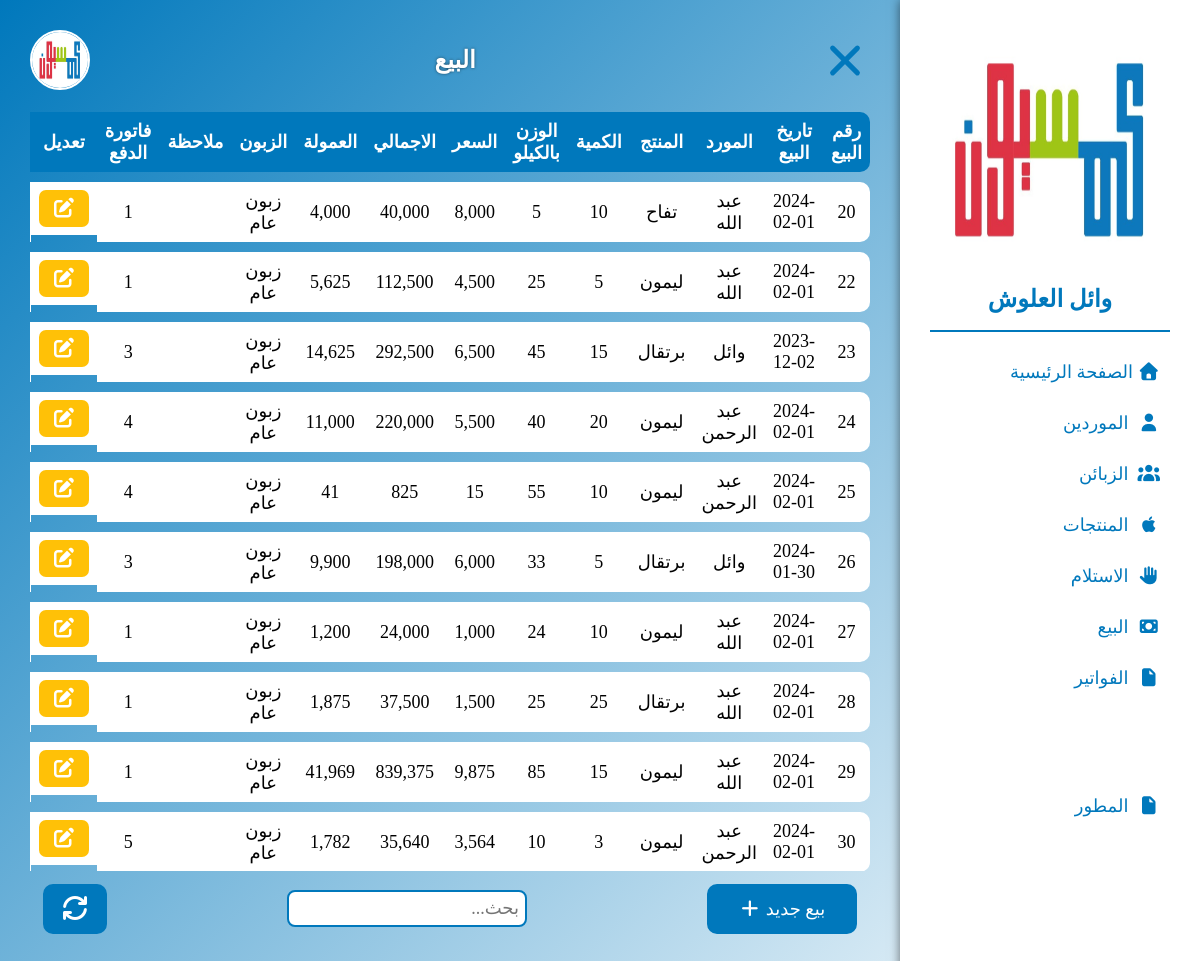
/sales.php (signed in), run on the app's committed database.
### tables this page shows
CREATE TABLE `sale` (
  `s_id` int(11) NOT NULL,
  `s_date` date NOT NULL,
  `f_id` int(11) NOT NULL,
  `p_id` int(11) NOT NULL,
  `s_quantity` int(11) NOT NULL,
  `s_weight` float NOT NULL,
  `s_price` float NOT NULL,
  `c_id` int(11) DEFAULT NULL,
  `pb_id` int(11) DEFAULT NULL,
  `s_notes` text NOT NULL
);

CREATE TABLE `farmer` (
  `f_id` int(11) NOT NULL,
  `f_name` varchar(30) NOT NULL,
  `f_phone` varchar(14) NOT NULL,
  `f_address` varchar(50) NOT NULL,
  `f_date` date NOT NULL,
  `f_note` text
);

CREATE TABLE `product` (
  `p_id` int(11) NOT NULL,
  `p_name` varchar(30) NOT NULL,
  `p_comm` float NOT NULL
);

CREATE TABLE `customer` (
  `c_id` int(11) NOT NULL,
  `c_name` varchar(30) NOT NULL,
  `c_phone` varchar(14) NOT NULL,
  `c_date` date NOT NULL,
  `c_note` text
);

### sales.php (the view, shortened to what this page needs)
<!DOCTYPE html>
<html>
<head>
    <?php include_once "includes/head.php"; ?>
</head>
<body>
    <?php include_once "includes/sider.php"; ?>
    <div class="container wid">
        <?php include_once "includes/header.php"; ?>
        <div id="table" class="table">
            <table >
                <thead>
                    <tr>
                        <th>رقم البيع</th>
                        <th>تاريخ البيع</th>
                        <th> المورد</th>
                        <th> المنتج</th>
                        <th>الكمية</th>
                        <th> الوزن بالكيلو</th>
                        <th>السعر</th>
                        <th> الاجمالي</th>
                        <th> العمولة</th>
                        <th> الزبون</th>
                        <th>ملاحظة</th>
                        <th>فاتورة الدفع</th>
                        <th>تعديل</th>
                    </tr>
                </thead>
                <tbody id="tbody">
                    <?php
                    include_once "includes/conn.php";
                    if ($conn) {
                        $sql = mysqli_query($conn, 'SELECT s_id,s_date,f_name,p_name,p_comm,s_quantity,s_weight,s_price,c_name,pb_id,s_notes FROM sale,farmer,product,customer WHERE s_id =s_id AND sale.f_id=farmer.f_id AND sale.p_id=product.p_id AND sale.c_id=customer.c_id ORDER BY s_id');
                        if (mysqli_num_rows($sql) > 0) {
                            while ($data = mysqli_fetch_assoc($sql)) {
                    ?>
                                <tr>
                                    <td><?php echo $data["s_id"]; ?></td>
                                    <td><?php echo $data["s_date"]; ?></td>
                                    <td><?php echo $data["f_name"]; ?></td>
                                    <td><?php echo $data["p_name"]; ?></td>
                                    <td><?php echo $data["s_quantity"]; ?></td>
                                    <td><?php echo $data["s_weight"]; ?></td>
                                    <td><?php echo number_format(round(($data["s_price"]),2)); ?></td>
                                    <td><?php echo number_format(round((($data["s_weight"])*$data["s_price"]),2)); ?></td>
                                    <td><?php echo number_format(round(((($data["s_weight"])*$data["s_price"])*$data["p_comm"]),2)); ?></td>
                                    <td><?php echo $data["c_name"]; ?></td>
                                    <td><?php echo $data["s_notes"]; ?></td>
                                    <td><?php echo $data["pb_id"]; ?></td>
                                    <td class="flex-c">
                                        <div class="edit" data-id="<?php echo $data["s_id"]; ?>" data-date="<?php echo $data["s_date"]; ?>"
                                        data-fname="<?php echo $data["f_name"]; ?>" data-pname="<?php echo $data["p_name"]; ?>"
                                        data-quantity="<?php echo $data["s_quantity"];?>" data-weight="<?php echo $data["s_weight"];?>"
                                        data-price="<?php echo $data["s_price"];?>" data-cname="<?php echo $data["c_name"]; ?>"
                                        data-notes="<?php echo $data["s_notes"];?>"data-pbid="<?php echo $data["pb_id"];?>"
                                        data-comm="<?php echo $data["p_comm"];?>">
                                            <i class="fa-solid fa-edit"></i>
                                        </div>
                                    </td>
                                </tr>
                    <?php
                            }
                        }
                    }
                    ?>
                </tbody>
            </table>
        </div>
        <div class="settings flex-b p10">
            <div id="btn-dialog-add" class="btn">بيع جديد <i class="fa-solid fa-plus"></i></div>
            <div class="input-box">
                <input type="text" id="search" name="search" autofocus placeholder="بحث...">
            </div>
            <a href="sales.php" class="btn btn-square">
                <i class="fa-solid fa-refresh"></i>
            </a>
        </div>
    </div>
</body>
</html>

### styles/main.css (style rules this page uses)
* { margin: 0; padding: 0; box-sizing: border-box; transition: all 0.3s; font-family: wael; }
html { scroll-behavior: smooth; direction: rtl; }
i.fa-solid, i.fa-brands { transition: none !important; }
:root { --main: #0078bc; --sub: #fff; --shd: #00000088; --val: 10px; --wrong: #dc3545; --sucs: #ffc107; }
.flex-c { display: flex; align-items: center; justify-content: center; flex-wrap: wrap; }
.flex-b { display: flex; align-items: center; justify-content: space-between; flex-wrap: wrap; }
.p10 { padding: var(--val); }
.btn { background-color: var(--main); color: var(--sub); padding: var(--val) 15px; margin: 3px; border-radius: var(--val); font-size: 18px; line-height: 26px; display: inline-block; text-align: center; cursor: pointer; transition: all .3s ease; border: 2px solid var(--main); outline: none; min-width: 150px; }
.btn-square { font-size: 24px; min-width: 50px !important; height: 50px !important; }
.container { width: 100%; height: 100vh; overflow: hidden; background: linear-gradient(135deg, var(--main), var(--sub)); padding: 30px; }
.container.wid { padding: 30px 330px 30px 30px; position: relative; }

### styles/navs.css (style rules this page uses)
.input-box { position: relative; display: inline-block; }
.input-box input, .input-box select, .input-box textarea { font-size: 18px; outline: none; border: 2px solid var(--main); padding: 6px; border-radius: 8px; width: 240px; }

### styles/table.css (style rules this page uses)
.table { width: 100%; height: 75vh; overflow: auto; }
.table table { width: 100%; border-spacing: 0 10px; }
.table table thead tr th { background-color: var(--main); color: var(--sub); font-size: 18px; padding: 8px; }
.table table thead tr th:first-child { border-radius: 0 10px 10px 0; }
.table table tbody tr td,.table table tfoot tr td { text-align: center; font-size: 18px; padding: 8px; background-color: var(--sub); }
.table table tbody tr td:first-child { border-radius: 0 10px 10px 0; }
.table .edit { color: var(--sub); background-color: var(--sucs); border-radius: 7px; font-size: 20px; width: 50px; padding: 7px; cursor: pointer; }
.settings { width: 100%; }

### data on the page
sale: s_id "20", s_date "2024-02-01", f.f_name "عبد الله", p.p_name "تفاح", s_quantity "10", s_weight "5", s_price "8,000", ($data["s_weight"])*$data["s_price"] "40,000", (($data["s_weight"])*$data["s_price"])*$data["p_comm"] "4,000", c.c_name "زبون عام", pb "1"
sale: s_id "22", s_date "2024-02-01", f.f_name "عبد الله", p.p_name "ليمون", s_quantity "5", s_weight "25", s_price "4,500", ($data["s_weight"])*$data["s_price"] "112,500", (($data["s_weight"])*$data["s_price"])*$data["p_comm"] "5,625", c.c_name "زبون عام", pb "1"
sale: s_id "23", s_date "2023-12-02", f.f_name "وائل", p.p_name "برتقال", s_quantity "15", s_weight "45", s_price "6,500", ($data["s_weight"])*$data["s_price"] "292,500", (($data["s_weight"])*$data["s_price"])*$data["p_comm"] "14,625", c.c_name "زبون عام", pb "3"
sale: s_id "24", s_date "2024-02-01", f.f_name "عبد الرحمن", p.p_name "ليمون", s_quantity "20", s_weight "40", s_price "5,500", ($data["s_weight"])*$data["s_price"] "220,000", (($data["s_weight"])*$data["s_price"])*$data["p_comm"] "11,000", c.c_name "زبون عام", pb "4"
sale: s_id "25", s_date "2024-02-01", f.f_name "عبد الرحمن", p.p_name "ليمون", s_quantity "10", s_weight "55", s_price "15", ($data["s_weight"])*$data["s_price"] "825", (($data["s_weight"])*$data["s_price"])*$data["p_comm"] "41", c.c_name "زبون عام", pb "4"
sale: s_id "26", s_date "2024-01-30", f.f_name "وائل", p.p_name "برتقال", s_quantity "5", s_weight "33", s_price "6,000", ($data["s_weight"])*$data["s_price"] "198,000", (($data["s_weight"])*$data["s_price"])*$data["p_comm"] "9,900", c.c_name "زبون عام", pb "3"
sale: s_id "27", s_date "2024-02-01", f.f_name "عبد الله", p.p_name "ليمون", s_quantity "10", s_weight "24", s_price "1,000", ($data["s_weight"])*$data["s_price"] "24,000", (($data["s_weight"])*$data["s_price"])*$data["p_comm"] "1,200", c.c_name "زبون عام", pb "1"
sale: s_id "28", s_date "2024-02-01", f.f_name "عبد الله", p.p_name "برتقال", s_quantity "25", s_weight "25", s_price "1,500", ($data["s_weight"])*$data["s_price"] "37,500", (($data["s_weight"])*$data["s_price"])*$data["p_comm"] "1,875", c.c_name "زبون عام", pb "1"
sale: s_id "29", s_date "2024-02-01", f.f_name "عبد الله", p.p_name "ليمون", s_quantity "15", s_weight "85", s_price "9,875", ($data["s_weight"])*$data["s_price"] "839,375", (($data["s_weight"])*$data["s_price"])*$data["p_comm"] "41,969", c.c_name "زبون عام", pb "1"
sale: s_id "30", s_date "2024-02-01", f.f_name "عبد الرحمن", p.p_name "ليمون", s_quantity "3", s_weight "10", s_price "3,564", ($data["s_weight"])*$data["s_price"] "35,640", (($data["s_weight"])*$data["s_price"])*$data["p_comm"] "1,782", c.c_name "زبون عام", pb "5"

### other printed values
$_SESSION["username"] "وائل العلوش"
